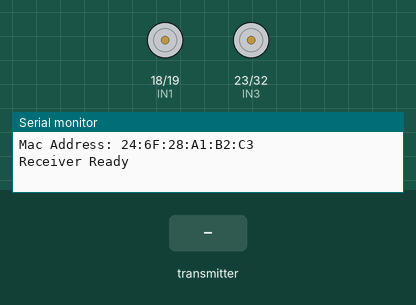
Simulated run of this sketch. Board: ESP32. Parts: motor-driver pin pairs drawn as motors (green arrow = first pin HIGH = forward, orange = second pin HIGH = backward, longer = more drive, scaled by the enable pin), the last lines printed to the serial monitor. Inputs (shaded band) come from the test bench.

Above: at 1.7 s.
1.8 s: the transmitter starts sending f = 1
At 3.8 s:
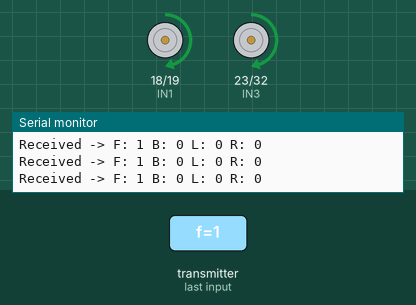
4.1 s: the transmitter starts sending b = 1
At 7.0 s:
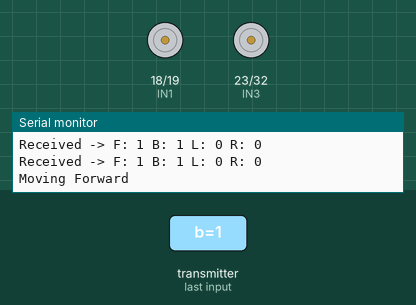
7.1 s: the transmitter starts sending b = 0
At 8.3 s:
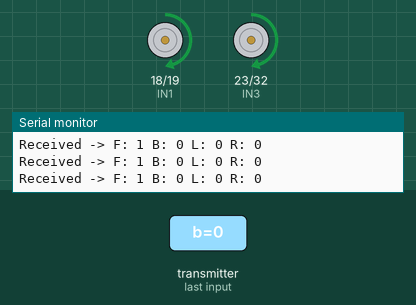
8.6 s: the transmitter starts sending l = 1
At 9.8 s:
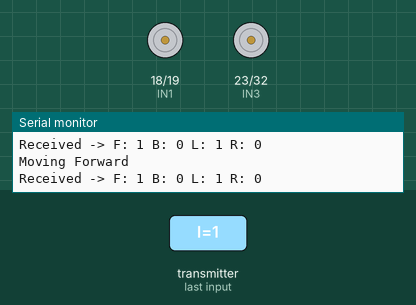
11.6 s: the transmitter starts sending l = 0
At 12.8 s:
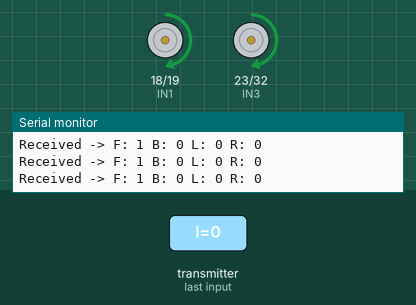
13.1 s: the transmitter starts sending r = 1
At 13.5 s:
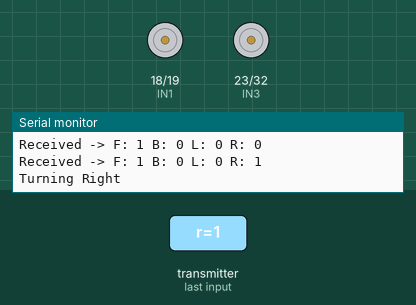
Timing chart, 0 to 17.1 s (numbered marks = the images above; inputs shaded):
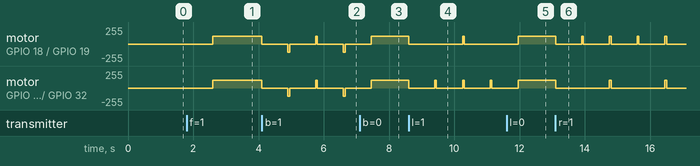

Measured:
- after the input at 1.8 s, motor on GPIO 18 (IN1) / GPIO 19 (IN2), motor on GPIO 23 (IN3) / GPIO 32 (IN4): stopped → forward 120/255 after 0.80 s
- after the input at 4.1 s, motor on GPIO 18 (IN1) / GPIO 19 (IN2), motor on GPIO 23 (IN3) / GPIO 32 (IN4): forward 120/255 → stopped at once
- after the input at 7.1 s, motor on GPIO 18 (IN1) / GPIO 19 (IN2), motor on GPIO 23 (IN3) / GPIO 32 (IN4): goes on until 7.5 s, then stays forward 120/255
- after the input at 8.6 s, motor on GPIO 18 (IN1) / GPIO 19 (IN2), motor on GPIO 23 (IN3) / GPIO 32 (IN4): forward 120/255 → stopped at once
- after the input at 11.6 s, motor on GPIO 18 (IN1) / GPIO 19 (IN2), motor on GPIO 23 (IN3) / GPIO 32 (IN4): goes on until 12.0 s, then stays forward 120/255
- after the input at 13.1 s, motor on GPIO 18 (IN1) / GPIO 19 (IN2): alternates forward 120/255 for 0.05 s and stopped for 0.80 s, starting at once; motor on GPIO 23 (IN3) / GPIO 32 (IN4): forward 120/255 → stopped at once

The sketch:

reciever.ino
```cpp
#include <esp_now.h>
#include <WiFi.h>

// ==========================
// MOTOR PINS
// ==========================
#define IN1 18
#define IN2 19
#define IN3 23
#define IN4 32
#define ENA 5
#define ENB 33

// ==========================
// RECEIVED DATA STRUCT
// Must match transmitter
// ==========================
typedef struct {
  bool f;
  bool b;
  bool l;
  bool r;
} message;

message data;

// Track last movement to avoid unnecessary switching
String currentState = "STOP";

// ==========================
// SAFE MOTOR FUNCTIONS
// ==========================

// Stop both motors
void stopMotors() {
  ledcWrite(ENA, 0);
  ledcWrite(ENB, 0);

  digitalWrite(IN1, LOW);
  digitalWrite(IN2, LOW);
  digitalWrite(IN3, LOW);
  digitalWrite(IN4, LOW);
}

// Safe direction change helper
void safeMove(
  bool in1, bool in2,
  bool in3, bool in4,
  int speedVal
) {
  // Stop PWM first
  ledcWrite(ENA, 0);
  ledcWrite(ENB, 0);
  delay(500);

  // Set direction
  digitalWrite(IN1, in1);
  digitalWrite(IN2, in2);
  digitalWrite(IN3, in3);
  digitalWrite(IN4, in4);
  delay(300);

  // Apply PWM
  ledcWrite(ENA, speedVal);
  ledcWrite(ENB, speedVal);
}

// Forward
void forward(int speedVal) {
  safeMove(HIGH, LOW, HIGH, LOW, speedVal);
}

// Backward
void backward(int speedVal) {
  safeMove(LOW, HIGH, LOW, HIGH, speedVal);
}

// Left turn: right motor only
void left(int speedVal) {
  ledcWrite(ENA, 0);
  ledcWrite(ENB, 0);
  delay(500);

  digitalWrite(IN1, LOW);
  digitalWrite(IN2, LOW);
  digitalWrite(IN3, HIGH);
  digitalWrite(IN4, LOW);
  delay(300);

  ledcWrite(ENA, 0);
  ledcWrite(ENB, speedVal);
}

// Right turn: left motor only
void right(int speedVal) {
  ledcWrite(ENA, 0);
  ledcWrite(ENB, 0);
  delay(500);

  digitalWrite(IN1, HIGH);
  digitalWrite(IN2, LOW);
  digitalWrite(IN3, LOW);
  digitalWrite(IN4, LOW);
  delay(300);

  ledcWrite(ENA, speedVal);
  ledcWrite(ENB, 0);
}

// ==========================
// ESP-NOW CALLBACK
// ==========================
void OnDataRecv(const esp_now_recv_info_t *info, const uint8_t *incomingData, int len) {
  memcpy(&data, incomingData, sizeof(data));

  Serial.print("Received -> ");
  Serial.print("F: "); Serial.print(data.f);
  Serial.print(" B: "); Serial.print(data.b);
  Serial.print(" L: "); Serial.print(data.l);
  Serial.print(" R: "); Serial.println(data.r);
}

// ==========================
// SETUP
// ==========================
void setup() {
  Serial.begin(115200);

  // Motor pin setup
  pinMode(IN1, OUTPUT);
  pinMode(IN2, OUTPUT);
  pinMode(IN3, OUTPUT);
  pinMode(IN4, OUTPUT);

  ledcAttach(ENA, 1000, 8);
  ledcAttach(ENB, 1000, 8);

  stopMotors();

  // ESP-NOW setup
  WiFi.mode(WIFI_STA);
  delay(500);
  Serial.print("Mac Address: ");
  Serial.println(WiFi.macAddress());

  if (esp_now_init() != ESP_OK) {
    Serial.println("ESP-NOW init failed");
    return;
  }

  esp_now_register_recv_cb(OnDataRecv);

  Serial.println("Receiver Ready");
}

// ==========================
// LOOP
// ==========================
void loop() {

  // Forward
  if (data.f && currentState != "FORWARD") {
    Serial.println("Moving Forward");
    forward(120);
    currentState = "FORWARD";
  }

  // Backward
  else if (data.b && currentState != "BACKWARD") {
    Serial.println("Moving Backward");
    backward(120);
    currentState = "BACKWARD";
  }

  // Left
  else if (data.l && currentState != "LEFT") {
    Serial.println("Turning Left");
    left(120);
    currentState = "LEFT";
  }

  // Right
  else if (data.r && currentState != "RIGHT") {
    Serial.println("Turning Right");
    right(120);
    currentState = "RIGHT";
  }

  // Stop if no gesture
  else if (!data.f && !data.b && !data.l && !data.r && currentState != "STOP") {
    Serial.println("Stopping");
    stopMotors();
    currentState = "STOP";
  }

  delay(50);
}
```
